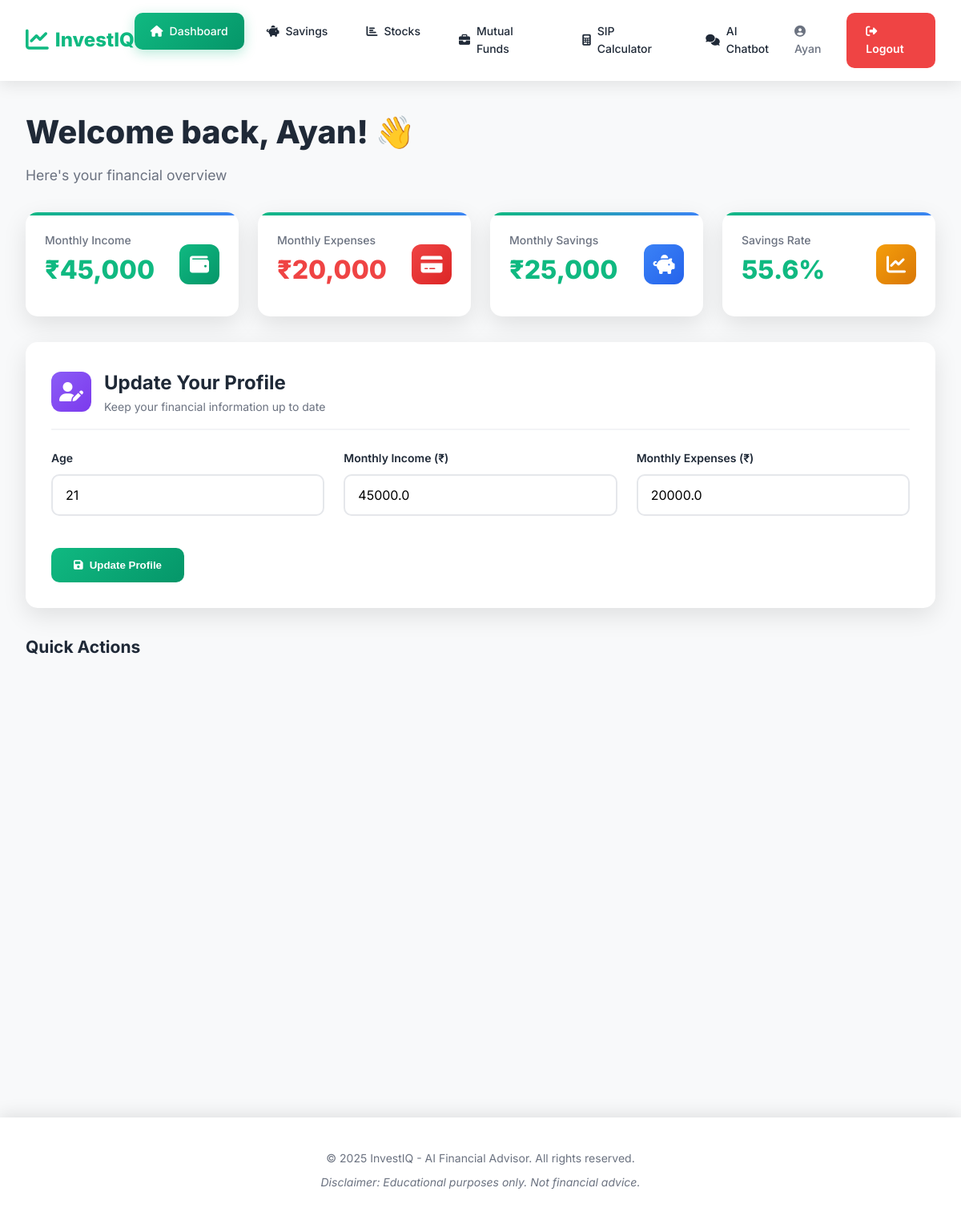
Page /dashboard (signed in) on the committed database.
### main.py (models this page shows)
class User(db.Model):
    id = db.Column(db.Integer, primary_key=True)
    name = db.Column(db.String(100), nullable=False)
    email = db.Column(db.String(120), unique=True, nullable=False)
    password = db.Column(db.String(200), nullable=False)
    age = db.Column(db.Integer)
    monthly_income = db.Column(db.Float, default=0)
    monthly_expenses = db.Column(db.Float, default=0)
    created_at = db.Column(db.DateTime, default=datetime.utcnow)
    savings_history = db.relationship('SavingsHistory', backref='user', lazy=True)

### main.py (the view)
@app.route('/dashboard')
@login_required
def dashboard():
    user = User.query.get(session['user_id'])
    savings = user.monthly_income - user.monthly_expenses
    savings_rate = (savings / user.monthly_income * 100) if user.monthly_income > 0 else 0
    return render_template('dashboard.html', user=user, savings=savings, savings_rate=savings_rate)

### main.py (called while the page is built)
def login_required(f):
    @wraps(f)
    def decorated_function(*args, **kwargs):
        if 'user_id' not in session:
            flash('Please login first', 'warning')
            return redirect(url_for('login'))
        return f(*args, **kwargs)
    return decorated_function

### templates/dashboard.html (shortened to what this page needs)
{% extends "base.html" %}
{% block content %}
<div class="page-header">
    <h1 style="font-size: 2.5rem; font-weight: 800; margin-bottom: 0.5rem;">
        Welcome back, {{ user.name }}! 👋
    </h1>
    <p style="color: var(--gray); font-size: 1.1rem;">Here's your financial overview</p>
</div>
<div class="stats-grid" style="margin-top: 2rem;">
    <div class="stat-card" style="animation-delay: 0.1s;">
        <div style="display: flex; justify-content: space-between; align-items: center;">
            <div>
                <div class="stat-label">Monthly Income</div>
                <div class="stat-value">₹{{ "{:,.0f}".format(user.monthly_income) }}</div>
            </div>
            <div class="card-icon" style="background: linear-gradient(135deg, #10B981, #059669);">
                <i class="fas fa-wallet"></i>
            </div>
        </div>
    </div>
    <div class="stat-card" style="animation-delay: 0.2s;">
        <div style="display: flex; justify-content: space-between; align-items: center;">
            <div>
                <div class="stat-label">Monthly Expenses</div>
                <div class="stat-value" style="color: #EF4444;">₹{{ "{:,.0f}".format(user.monthly_expenses) }}</div>
            </div>
            <div class="card-icon" style="background: linear-gradient(135deg, #EF4444, #DC2626);">
                <i class="fas fa-credit-card"></i>
            </div>
        </div>
    </div>
    <div class="stat-card" style="animation-delay: 0.3s;">
        <div style="display: flex; justify-content: space-between; align-items: center;">
            <div>
                <div class="stat-label">Monthly Savings</div>
                <div class="stat-value">₹{{ "{:,.0f}".format(savings) }}</div>
            </div>
            <div class="card-icon" style="background: linear-gradient(135deg, #3B82F6, #2563EB);">
                <i class="fas fa-piggy-bank"></i>
            </div>
        </div>
    </div>
    <div class="stat-card" style="animation-delay: 0.4s;">
        <div style="display: flex; justify-content: space-between; align-items: center;">
            <div>
                <div class="stat-label">Savings Rate</div>
                <div class="stat-value">{{ "{:.1f}".format(savings_rate) }}%</div>
            </div>
            <div class="card-icon" style="background: linear-gradient(135deg, #F59E0B, #D97706);">
                <i class="fas fa-chart-line"></i>
            </div>
        </div>
    </div>
</div>
<div class="card" style="margin-top: 2rem;">
    <div class="card-header">
        <div class="card-icon" style="background: linear-gradient(135deg, #8B5CF6, #7C3AED);">
            <i class="fas fa-user-edit"></i>
        </div>
        <div>
            <div class="card-title">Update Your Profile</div>
            <p style="color: var(--gray); margin: 0;">Keep your financial information up to date</p>
        </div>
    </div>
    <form method="POST" action="{{ url_for('update_profile') }}">
        <div style="display: grid; grid-template-columns: repeat(auto-fit, minmax(250px, 1fr)); gap: 1.5rem;">
            <div class="form-group">
                <label class="form-label">Age</label>
                <input type="number" name="age" class="form-input" value="{{ user.age }}" min="18" max="100" required>
            </div>
            <div class="form-group">
                <label class="form-label">Monthly Income (₹)</label>
                <input type="number" name="income" class="form-input" value="{{ user.monthly_income }}" min="0" step="1000" required>
            </div>
            <div class="form-group">
                <label class="form-label">Monthly Expenses (₹)</label>
                <input type="number" name="expenses" class="form-input" value="{{ user.monthly_expenses }}" min="0" step="1000" required>
            </div>
        </div>
        <button type="submit" class="btn btn-success" style="margin-top: 1rem;">
            <i class="fas fa-save"></i> Update Profile
        </button>
    </form>
</div>
<div style="margin-top: 2rem;">
    <h2 style="margin-bottom: 1.5rem; font-weight: 700;">Quick Actions</h2>
    <div style="display: grid; grid-template-columns: repeat(auto-fit, minmax(280px, 1fr)); gap: 1.5rem;">
        <a href="{{ url_for('savings') }}" class="action-card" style="text-decoration: none;">
        </a>
        <a href="{{ url_for('stocks') }}" class="action-card" style="text-decoration: none;">
        </a>
        <a href="{{ url_for('sip_calculator') }}" class="action-card" style="text-decoration: none;">
        </a>
        <a href="{{ url_for('chatbot') }}" class="action-card" style="text-decoration: none;">
        </a>
    </div>
</div>
{% endblock %}

### templates/base.html (shortened to what this page needs)
<!DOCTYPE html>
<html lang="en">
<head>
    <link rel="stylesheet" href="https://cdnjs.cloudflare.com/ajax/libs/font-awesome/6.4.0/css/all.min.css">
    <link rel="stylesheet" href="{{ url_for('static', filename='css/style.css') }}">
</head>
<body>
    {% if session.user_id %}
    <nav class="navbar">
        <div class="nav-container">
            <div class="nav-brand">
                <i class="fas fa-chart-line"></i>
                <span>InvestIQ</span>
            </div>
            <ul class="nav-menu">
                <li><a href="{{ url_for('dashboard') }}" class="nav-link {% if request.endpoint == 'dashboard' %}active{% endif %}">
                    <i class="fas fa-home"></i> Dashboard
                </a></li>
                <li><a href="{{ url_for('savings') }}" class="nav-link {% if request.endpoint == 'savings' %}active{% endif %}">
                    <i class="fas fa-piggy-bank"></i> Savings
                </a></li>
                <li><a href="{{ url_for('stocks') }}" class="nav-link {% if request.endpoint == 'stocks' %}active{% endif %}">
                    <i class="fas fa-chart-bar"></i> Stocks
                </a></li>
                <li><a href="{{ url_for('mutual_funds') }}" class="nav-link {% if request.endpoint == 'mutual_funds' %}active{% endif %}">
                    <i class="fas fa-briefcase"></i> Mutual Funds
                </a></li>
                <li><a href="{{ url_for('sip_calculator') }}" class="nav-link {% if request.endpoint == 'sip_calculator' %}active{% endif %}">
                    <i class="fas fa-calculator"></i> SIP Calculator
                </a></li>
                <li><a href="{{ url_for('chatbot') }}" class="nav-link {% if request.endpoint == 'chatbot' %}active{% endif %}">
                    <i class="fas fa-comments"></i> AI Chatbot
                </a></li>
            </ul>
            <div class="nav-actions">
                <span class="user-name">
                    <i class="fas fa-user-circle"></i> {{ session.user_name }}
                </span>
                <a href="{{ url_for('logout') }}" class="btn-logout">
                    <i class="fas fa-sign-out-alt"></i> Logout
                </a>
            </div>
        </div>
    </nav>
    {% endif %}
    <main class="main-content {% if not session.user_id %}auth-page{% endif %}">
        {% block content %}{% endblock %}
    </main>
    <footer class="footer">
        <div class="footer-content">
            <p>&copy; 2025 InvestIQ - AI Financial Advisor. All rights reserved.</p>
            <p class="disclaimer">Disclaimer: Educational purposes only. Not financial advice.</p>
        </div>
    </footer>
</body>
</html>

### static/css/style.css (style rules this page uses)
* { margin: 0; padding: 0; box-sizing: border-box; }
:root { --primary: #10B981; --primary-dark: #059669; --secondary: #3B82F6; --danger: #EF4444; --warning: #F59E0B; --success: #10B981; --info: #3B82F6; --dark: #1F2937; --gray: #6B7280; --light-gray: #F3F4F6; --white: #FFFFFF; --gradient-1: linear-gradient(135deg, #667eea 0%, #764ba2 100%); --gradient-2: linear-gradient(135deg, #f093fb 0%, #f5576c 100%); --gradient-3: linear-gradient(135deg, #4facfe 0%, #00f2fe 100%); --gradient-4: linear-gradient(135deg, #43e97b 0%, #38f9d7 100%); }
body { font-family: 'Inter', sans-serif; background: #F8F9FA; color: var(--dark); line-height: 1.6; min-height: 100vh; overflow-y: scroll; font-size: 14px; }
.navbar { background: rgba(255, 255, 255, 0.95); backdrop-filter: blur(10px); box-shadow: 0 4px 20px rgba(0, 0, 0, 0.1); position: sticky; top: 0; z-index: 1000; animation: slideDown 0.5s ease; }
.nav-container { max-width: 1400px; margin: 0 auto; padding: 1rem 2rem; display: flex; justify-content: space-between; align-items: center; }
.nav-brand { font-size: 1.5rem; font-weight: 800; color: var(--primary); display: flex; align-items: center; gap: 0.5rem; }
.nav-brand i { font-size: 1.8rem; }
.nav-menu { display: flex; list-style: none; gap: 0.5rem; margin: 0; }
.nav-link { padding: 0.75rem 1.25rem; color: var(--dark); text-decoration: none; border-radius: 10px; transition: all 0.3s ease; display: flex; align-items: center; gap: 0.5rem; font-weight: 500; }
.nav-link.active { background: linear-gradient(135deg, var(--primary) 0%, var(--primary-dark) 100%); color: white; box-shadow: 0 4px 15px rgba(16, 185, 129, 0.3); }
.nav-actions { display: flex; align-items: center; gap: 1rem; }
.user-name { color: var(--gray); font-weight: 500; }
.btn-logout { padding: 0.75rem 1.5rem; background: var(--danger); color: white; border: none; border-radius: 10px; text-decoration: none; font-weight: 600; transition: all 0.3s ease; }
.main-content { max-width: 1400px; margin: 2rem auto; padding: 0 2rem 2rem; animation: fadeIn 0.6s ease; overflow-x: hidden; }
* { box-sizing: border-box; }
html, body { overflow-x: hidden; max-width: 100%; }
.form-group { margin-bottom: 1.5rem; }
.form-label { display: block; margin-bottom: 0.5rem; font-weight: 600; color: var(--dark); }
.form-input { width: 100%; padding: 0.875rem 1rem; border: 2px solid #E5E7EB; border-radius: 10px; font-size: 1rem; transition: all 0.3s ease; font-family: 'Inter', sans-serif; }
.card { background: white; border-radius: 15px; padding: 2rem; box-shadow: 0 10px 30px rgba(0, 0, 0, 0.1); transition: all 0.3s ease; animation: fadeInUp 0.6s ease; }
.card-header { display: flex; align-items: center; gap: 1rem; margin-bottom: 1.5rem; padding-bottom: 1rem; border-bottom: 2px solid var(--light-gray); }
.card-icon { width: 50px; height: 50px; border-radius: 12px; display: flex; align-items: center; justify-content: center; font-size: 1.5rem; color: white; }
.card-title { font-size: 1.5rem; font-weight: 700; color: var(--dark); }
.stats-grid { display: grid; grid-template-columns: repeat(auto-fit, minmax(250px, 1fr)); gap: 1.5rem; margin-bottom: 2rem; }
.stat-card { background: white; border-radius: 15px; padding: 1.5rem; box-shadow: 0 10px 30px rgba(0, 0, 0, 0.1); transition: all 0.3s ease; position: relative; overflow: hidden; }
.stat-card::before { content: ''; position: absolute; top: 0; left: 0; width: 100%; height: 4px; background: linear-gradient(90deg, var(--primary), var(--secondary)); }
.stat-value { font-size: 2rem; font-weight: 800; color: var(--primary); margin-bottom: 0.5rem; }
.stat-label { color: var(--gray); font-size: 0.875rem; font-weight: 500; }
.btn { padding: 0.875rem 1.75rem; border: none; border-radius: 10px; font-weight: 600; cursor: pointer; transition: all 0.3s ease; display: inline-flex; align-items: center; gap: 0.5rem; }
.btn-success { background: linear-gradient(135deg, var(--success) 0%, #059669 100%); color: white; }
.footer { background: rgba(255, 255, 255, 0.95); backdrop-filter: blur(10px); padding: 2rem; text-align: center; margin-top: 4rem; box-shadow: 0 -4px 20px rgba(0, 0, 0, 0.1); }
.footer-content p { margin: 0.5rem 0; color: var(--gray); }
.disclaimer { font-size: 0.875rem; font-style: italic; }

### rows in the picture
User: user_name "Ayan", name "Ayan", monthly_income "45,000", monthly_expenses "20,000", age "21", income "45000.0", expenses "20000.0"

### other values in the picture
{{ "{:,.0f}".format(savings) }} "25,000"
{{ "{:.1f}".format(savings_rate) }} "55.6"
